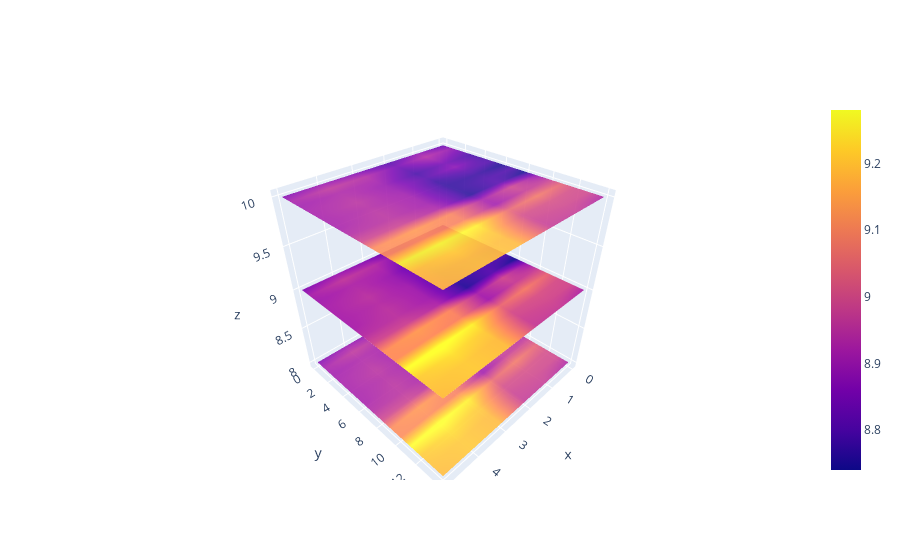

Notebook source saved alongside this figure:
### Code cell
import plotly.graph_objects as go
import numpy as np

z1 = np.array([
    [8.83,8.89,8.81,8.87,8.9,8.87],
    [8.89,8.94,8.85,8.94,8.96,8.92],
    [8.84,8.9,8.82,8.92,8.93,8.91],
    [8.79,8.85,8.79,8.9,8.94,8.92],
    [8.79,8.88,8.81,8.9,8.95,8.92],
    [8.8,8.82,8.78,8.91,8.94,8.92],
    [8.75,8.78,8.77,8.91,8.95,8.92],
    [8.8,8.8,8.77,8.91,8.95,8.94],
    [8.74,8.81,8.76,8.93,8.98,8.99],
    [8.89,8.99,8.92,9.1,9.13,9.11],
    [8.97,8.97,8.91,9.09,9.11,9.11],
    [9.04,9.08,9.05,9.25,9.28,9.27],
    [9,9.01,9,9.2,9.23,9.2],
    [8.99,8.99,8.98,9.18,9.2,9.19],
    [8.93,8.97,8.97,9.18,9.2,9.18]
])

z2 = z1 + 1
z3 = z1 - 1

fig = go.Figure(data=[
    go.Surface(z=np.round(z1), surfacecolor= z1 ),
    go.Surface(z=np.round(z2), surfacecolor= z2, showscale=False, opacity=0.9),
    go.Surface(z=np.round(z3), surfacecolor= z3, showscale=False, opacity=0.9)

])

fig.show()
